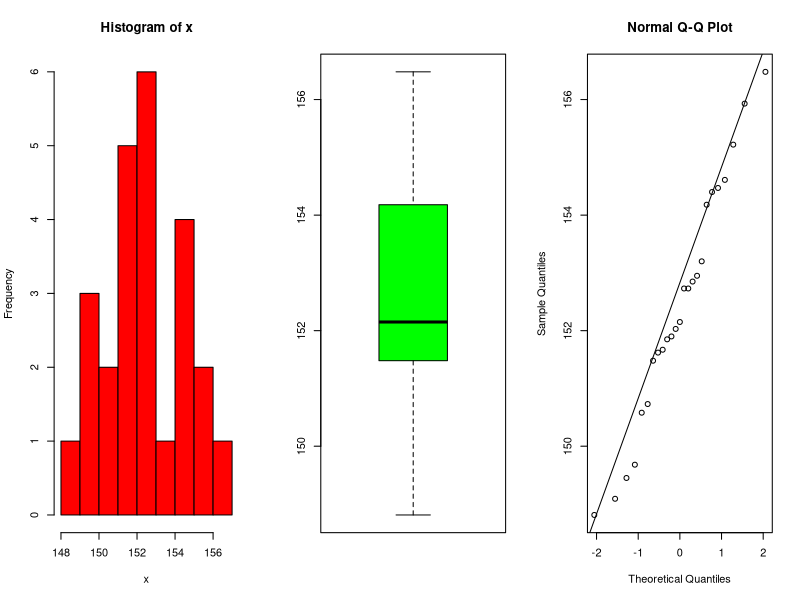

Write the R code that produced this figure.
# ES1
# slide 104 - Richiami 2022
x<-scan("x.txt")
summary(x)
par(mfrow=c(1,3))
hist(x,col="red")
boxplot(x,col="green")
qqnorm(x)
qqline(x)

# normality
shapiro.test(x)

# find statistic
mu0=150
n=length(x)
sigma=sqrt(5)
m=mean(x)
z<-(m-mu0)/(sigma/sqrt(n)) # slide 104 da Lezione1_Richiami
z
#R=(rifiuta per tutti valori di |z|> z(1-alpha/2))
alpha=0.05
zstar = qnorm(1-alpha/2) 

p=(1-pnorm(abs(z)))*2
p

# confidence interval
m-1.96*(1/sqrt(n))
m+1.96*(1/sqrt(n))


# ES 2. slide 106 (Richiami 2022)
s=sd(x)
m=mean(x)
n = length(x)
t<-(m-mu0)/(s/sqrt(n))
t
t.test(x,mu=150, conf.level=0.99)
m+qt(0.005, df = n-1, lower.tail = T)*(s/sqrt(n))
m+qt(1-0.005, df = n-1, lower.tail = T)*(s/sqrt(n))


# ES. 3 slide 106, richiami 2022
n = 100
mc = 115
mp = 120
sc = 24 
# calcolo t
tval = (mc - mp) / (sc/sqrt(n))
# calcolo p
pt(tval, df = n-1)

# ES. 4 slide 10
n = 10
mc = 13
mp = 15
sc = 4
# calcolo t
tval = (mc - mp) / (sc/sqrt(n))
# calcolo p
pt(tval, df = n-1)

